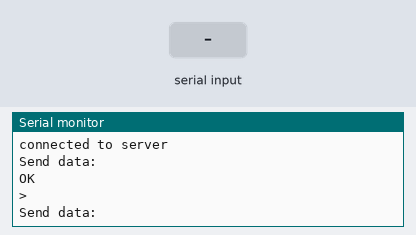
This sketch was run on a simulated ESP32. Parts: the last lines printed to the serial monitor. Inputs (shaded band) come from the test bench. The modem accepts every AT command (registered, SIM ready, sends succeed) and sends nothing else.

Above: at 2.0 s.
2.1 s: "1" received over the second serial link
At 3.1 s:
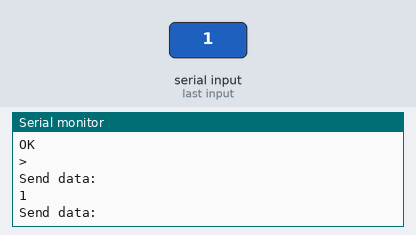
3.6 s: "0" received over the second serial link
At 3.72 s:
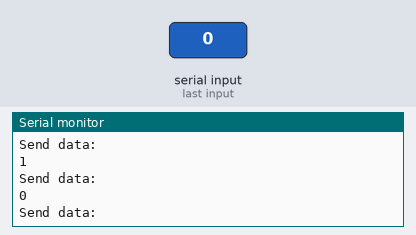
5.2 s: "2" received over the second serial link
At 6.7 s:
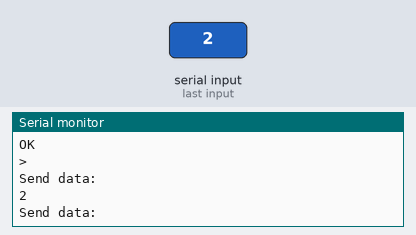

The sketch:

generate_usart_udp.ino
```cpp
#include <SoftwareSerial.h>
#include "Udp.h"
#define ESP_baudrate   115200
#define rxpin  4
#define txpin  5
SoftwareSerial ESP(rxpin,txpin);
String mode_STA = "AT+CWMODE=1";
String connectwifi = "AT+CWJAP=\"航模实验室\",\"hmsys@45678\"";
String connectserver = "AT+CIPSTART = \"UDP\",\"192.168.1.105\",5683";
String sendData = "AT+CIPSEND=";

String mac = "81:4C:AA:3A:C6:AB";
bool LEDSTATE;

void get_response() {
  String str="";
  char c;
  while(!ESP.available());
  while(ESP.available()) {
    c=ESP.read();
    str.concat(c);
    delay(10);
  }
  str.trim();
  Serial.println(str);
}

void esp8266_send_cmd(String cmd) {
  ESP.println(cmd);
  get_response();
}

void esp8266_send_data(String data) {
  String senddata = sendData + String(data.length());
  Serial.println("Send data: ");
  ESP.println(senddata);
  get_response();
}

void setup() {
  Serial.begin(115200);
  ESP.begin(ESP_baudrate);
  Serial.println("set STA Mode......");
  esp8266_send_cmd(mode_STA);
  Serial.println("connect WIFI......");
  esp8266_send_cmd(connectwifi);
  esp8266_send_cmd(connectserver);
  Serial.println("connected to server");
}

void loop() {
  String payload = "{\"state\":"+ (String)LEDSTATE +",\"mac\":\""+ mac + "\"}";
  esp8266_send_data(payload);
}
```

Measured:
- after the input at 2.1 s, the serial monitor: prints a new line at once (image 1)
- after the input at 3.6 s, the serial monitor: prints a new line at once (image 2)
- after the input at 5.2 s, the serial monitor: prints a new line at once (image 3)
